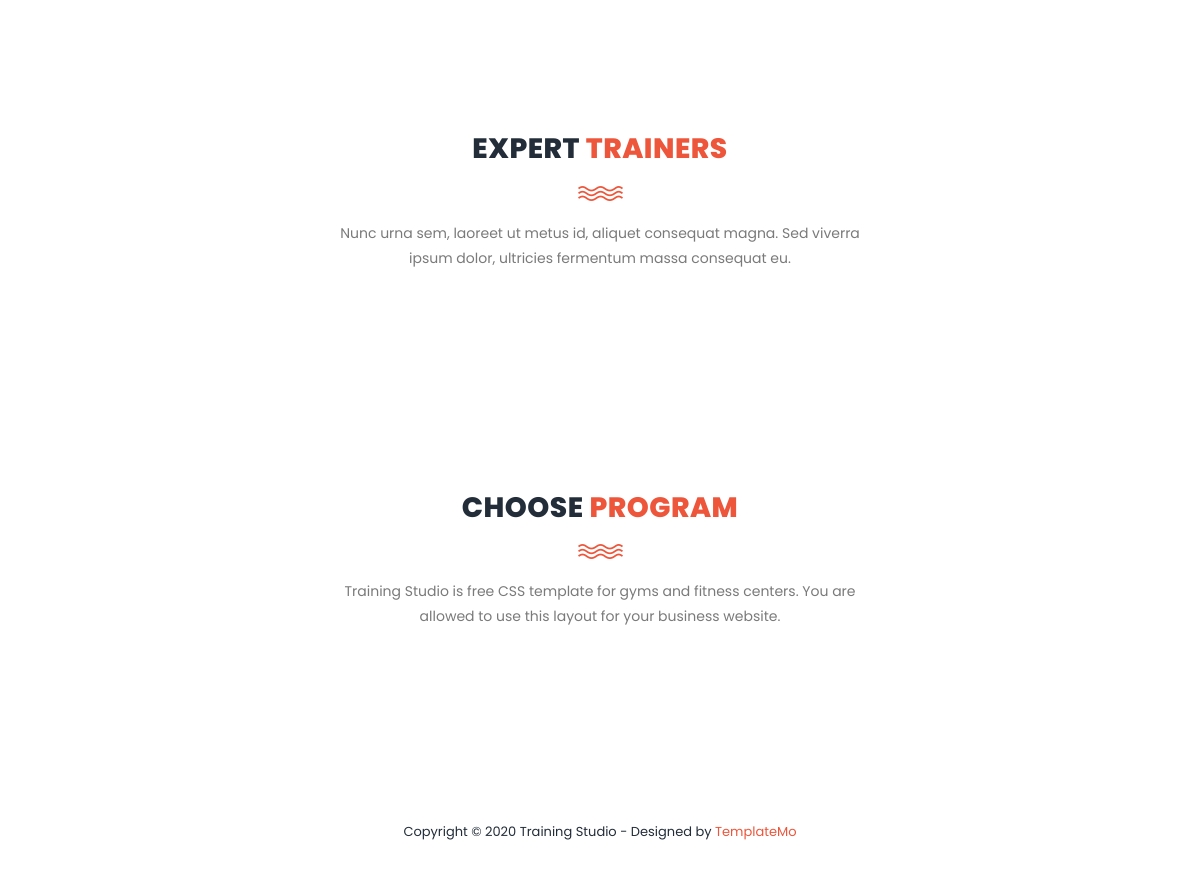
Page /about/ (lower part) on the earlier database version.
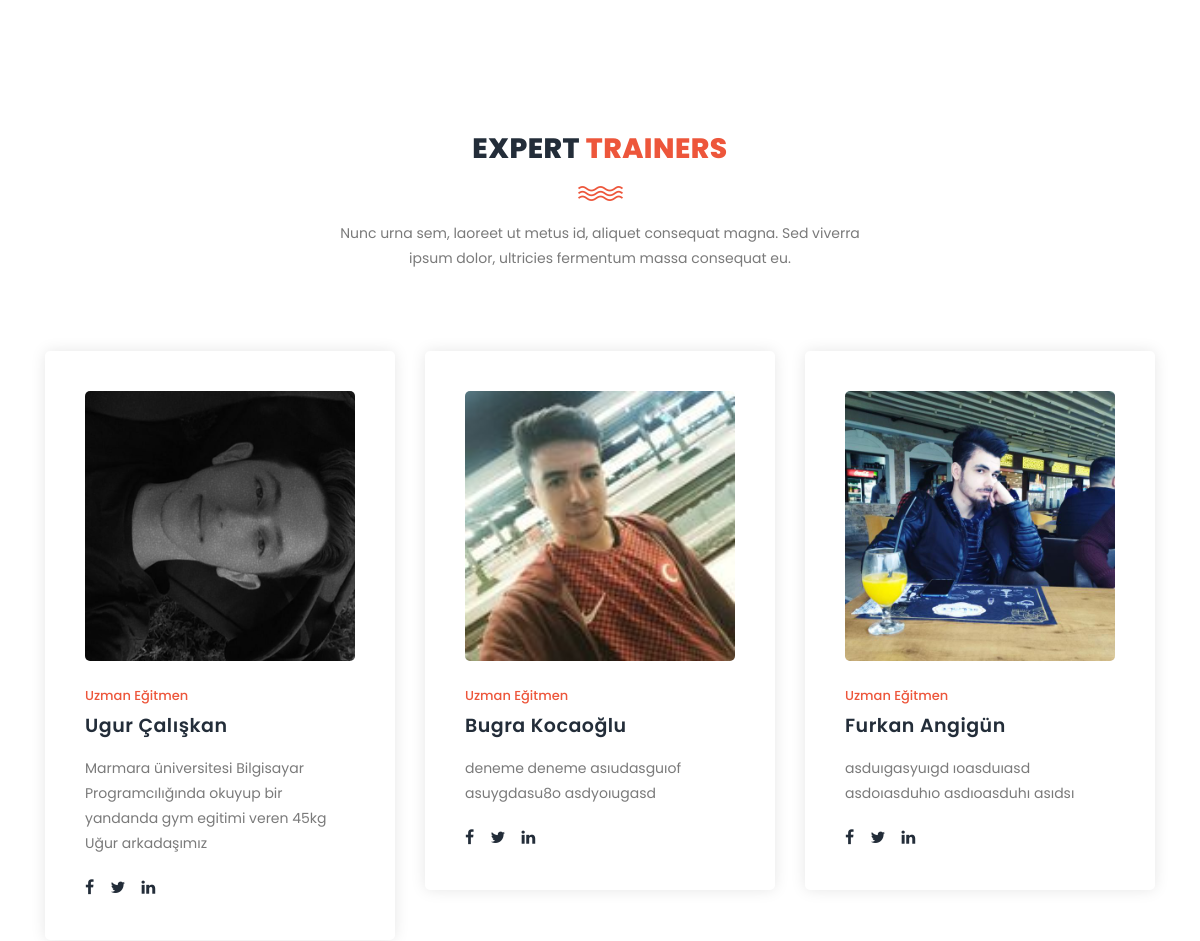
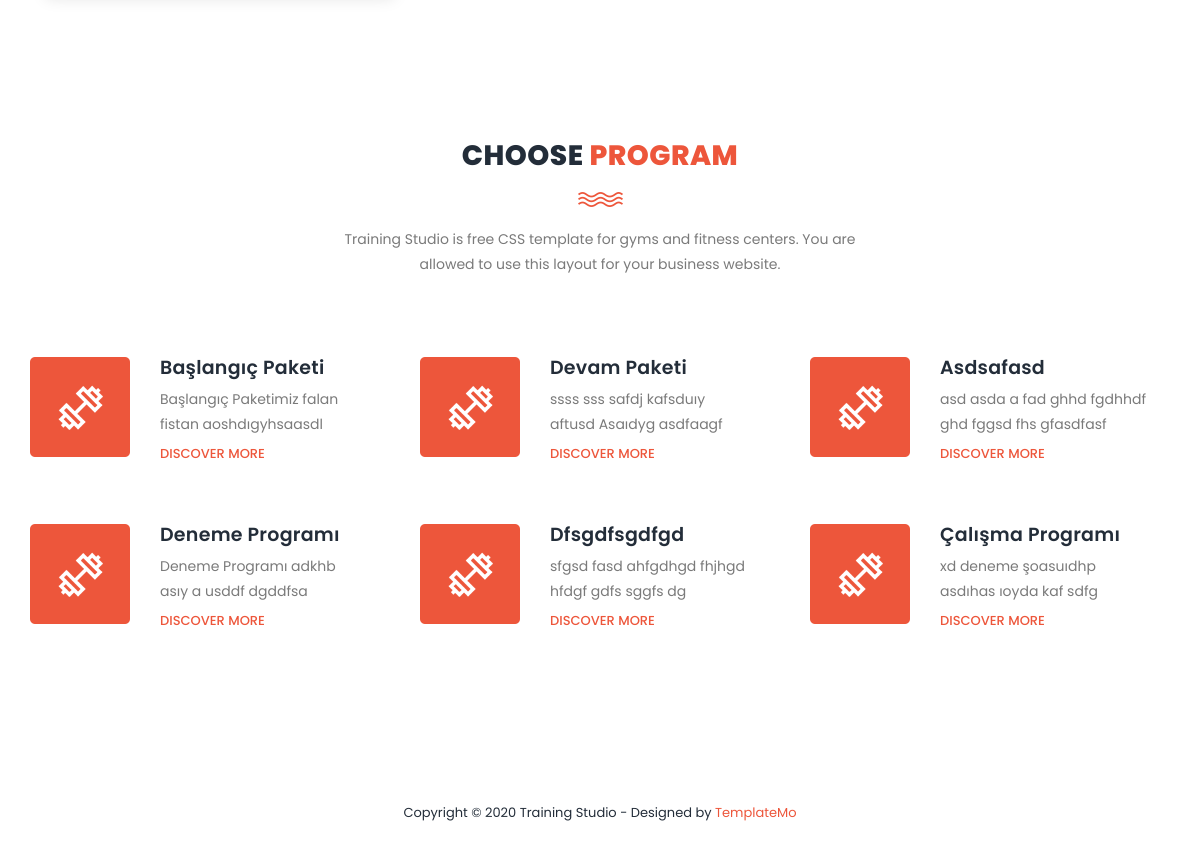
Same page on the later database version (2 pictures, top to bottom).
### movie/models.py (models this page shows, shortened)
class Trainer(models.Model):
    Trainer_id = models.IntegerField(primary_key = True)
    Trainer_name = models.CharField(max_length=100)
    Trainer_lastname = models.CharField(max_length=350)
    Trainer_img = models.ImageField(upload_to='movie/static/images')
    Trainer_desc = models.CharField(max_length=160)
    Person_email = models.ForeignKey(Person,on_delete=models.CASCADE, null = True)
    Trainer_fb = models.URLField(null=True, blank=True)
    Trainer_tw = models.URLField(null=True, blank=True)
    Trainer_ln = models.URLField(null=True, blank=True)
    Trainer_type = models.CharField(max_length=20)

class Program(models.Model):
    Program_id = models.IntegerField(primary_key = True)
    Program_title = models.CharField(max_length=100)
    Program_description = models.CharField(max_length=50)
    Program_about = models.CharField(max_length=5000)
    Program_img = models.ImageField(upload_to='movie/static/images')
    Trainer_id = models.ForeignKey(Trainer,on_delete=models.CASCADE, null = True)

### movie/views.py (the view)
# urls.py: path('about/', movieViews.about, name='about'),
def about(request):
    Trainers = Trainer.objects.all()
    searchTerm = request.GET.get('searchMovie')
    Programs = Program.objects.all()
    return render(request, 'about.html', {"name":"about", 'Programs':Programs, 'Trainers':Trainers})

### movie/templates/about.html
{% extends 'base.html' %}
{% block content %}
{% load static %}
<section class="section" id="features">
    <div class="container">
        <div class="row">
            <div class="col-lg-6 offset-lg-3">
                <div class="section-heading">
                    <h2>Choose <em>Program</em></h2>
                    <img src="{% static 'images/line-dec.png' %}" alt="waves">
                    <p>Training Studio is free CSS template for gyms and fitness centers. You are allowed to use this layout for your business website.</p>
                </div>
            </div>
            <div class="row">
            {% for Program in Programs %}
                <div class="col-md-4 col-sm-6">
                    <ul class="features-items">
                        <li class="feature-item">
                            <div class="left-icon">
                                <img src="{% static 'images/features-first-icon.png'%}" alt="First One">
                            </div>
                            <div class="right-content">
                                <h4>{{Program.Program_title}}</h4>
                                <p>{{Program.Program_description}}</p>
                                <a href="{% url 'program_detail' Program.Program_id %}" class="text-button">Discover More</a>
                            </div>
                        </li>
                    </ul>
                </div>
                {%endfor%}
            </div>
        </div>
    </div>
</section>
{% endblock %}

### movie/templates/testimonial.html
{%load static%}
<section class="section" id="trainers">
    <div class="container">
        <div class="row">
            <div class="col-lg-6 offset-lg-3">
                <div class="section-heading">
                    <h2>Expert <em>Trainers</em></h2>
                    <img src="{% static 'images/line-dec.png' %}" alt="">
                    <p>Nunc urna sem, laoreet ut metus id, aliquet consequat magna. Sed viverra ipsum dolor, ultricies fermentum massa consequat eu.</p>
                </div>
            </div>
        </div>
        <div class="row">
            {% for Trainer in Trainers %}
            <div class="col-lg-4">
                <div class="trainer-item">
                    <div class="image-thumb">
                        <img src={{Trainer.Trainer_img.url}} alt="">
                    </div>
                    <div class="down-content">
                        <span>{{Trainer.Trainer_type}}</span>
                        <h4>{{Trainer.Trainer_name}} {{Trainer.Trainer_lastname}}</h4>
                        <p>{{Trainer.Trainer_desc}}</p>
                        <ul class="social-icons">
                            <li><a href="{{Trainer.Trainer_fb}}"><i class="fa fa-facebook"></i></a></li>
                            <li><a href="{{Trainer.Trainer_tw}}"><i class="fa fa-twitter"></i></a></li>
                            <li><a href="{{Trainer.Trainer_ln}}"><i class="fa fa-linkedin"></i></a></li>
                        </ul>
                    </div>
                </div>
            </div>
            {%endfor%}
        </div>
    </div>
</section>

Differences in the rows shown:
added Trainer: Trainer_img (picture), Trainer_type "Uzman Eğitmen", Trainer_name "Ugur", Trainer_lastname "Çalışkan", Trainer_desc "Marmara üniversitesi Bilgisayar Programcılığında okuyup bir yandanda gym egitimi veren 45kg Uğur arkadaşımız"
added Trainer: Trainer_img (picture), Trainer_type "Uzman Eğitmen", Trainer_name "Bugra", Trainer_lastname "Kocaoğlu", Trainer_desc "deneme deneme asıudasguıof asuygdasu8o asdyoıugasd"
added Trainer: Trainer_img (picture), Trainer_type "Uzman Eğitmen", Trainer_name "Furkan", Trainer_lastname "Angigün", Trainer_desc "asduıgasyuıgd ıoasduıasd asdoıasduhıo asdıoasduhı asıdsı"
added Program: Program_title "Başlangıç Paketi", Program_description "Başlangıç Paketimiz falan fistan aoshdıgyhsaasdl"
added Program: Program_title "Devam Paketi", Program_description "ssss sss safdj kafsduıy aftusd Asaıdyg asdfaagf"
added Program: Program_title "Asdsafasd", Program_description "asd asda a fad ghhd fgdhhdf ghd fggsd fhs gfasdfasf"
added Program: Program_title "Deneme Programı", Program_description "Deneme Programı adkhb asıy a usddf dgddfsa"
added Program: Program_title "Dfsgdfsgdfgd", Program_description "sfgsd fasd ahfgdhgd fhjhgd hfdgf gdfs sggfs dg"
added Program: Program_title "Çalışma Programı", Program_description "xd deneme şoasuıdhp asdıhas ıoyda kaf sdfg"
